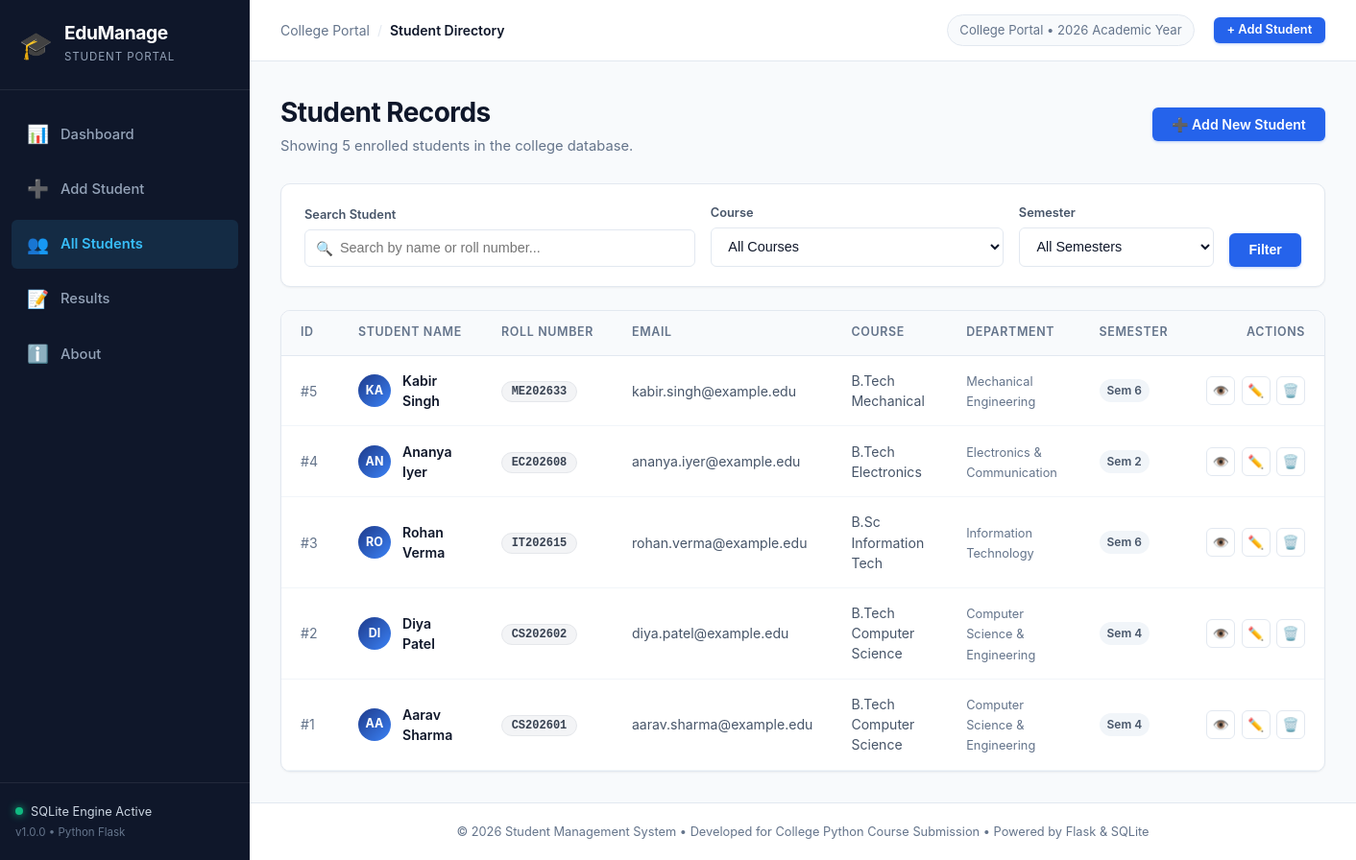
/students, run on the app's committed database.
### tables this page shows
CREATE TABLE students (
        id INTEGER PRIMARY KEY AUTOINCREMENT,
        name TEXT NOT NULL,
        roll_number TEXT NOT NULL UNIQUE,
        email TEXT NOT NULL,
        phone TEXT NOT NULL,
        gender TEXT NOT NULL,
        dob TEXT NOT NULL,
        course TEXT NOT NULL,
        department TEXT NOT NULL,
        semester INTEGER NOT NULL,
        address TEXT NOT NULL,
        created_at TIMESTAMP DEFAULT CURRENT_TIMESTAMP
    );

### app.py (the view, shortened to what this page needs)
@app.route('/students')
def students():
    search_query = request.args.get('search', '').strip()
    selected_course = request.args.get('course', '').strip()
    selected_semester = request.args.get('semester', '').strip()
    conn = get_db_connection()
    cursor = conn.cursor()
    cursor.execute("SELECT DISTINCT course FROM students ORDER BY course ASC")
    all_courses = [row['course'] for row in cursor.fetchall()]
    cursor.execute("SELECT DISTINCT semester FROM students ORDER BY semester ASC")
    all_semesters = [row['semester'] for row in cursor.fetchall()]
    query = '''
        SELECT id, name, roll_number, email, course, department, semester
        FROM students
        WHERE 1=1
    '''
    params = []
    if search_query:
        query += " AND (name LIKE ? OR roll_number LIKE ?)"
        wildcard = f"%{search_query}%"
        params.extend([wildcard, wildcard])
    if selected_course:
        query += " AND course = ?"
        params.append(selected_course)
    query += " ORDER BY id DESC"
    cursor.execute(query, tuple(params))
    students_list = cursor.fetchall()
    conn.close()
    return render_template(
        'students.html',
        students=students_list,
        all_courses=all_courses,
        all_semesters=all_semesters,
        search_query=search_query,
        selected_course=selected_course,
        selected_semester=selected_semester,
        total_found=len(students_list)
    )

### app.py (called while the page is built)
def get_db_connection():
    conn = sqlite3.connect(DATABASE)
    conn.row_factory = sqlite3.Row
    conn.execute("PRAGMA foreign_keys = ON")
    return conn

### templates/students.html (shortened to what this page needs)
{% extends 'base.html' %}
{% block header_title %}Student Directory{% endblock %}
{% block content %}
<div class="students-container">
    <div class="page-header">
        <div class="page-header-info">
            <h1 class="page-title">Student Records</h1>
            <p class="page-subtitle">Showing {{ total_found }} enrolled {% if total_found == 1 %}student{% else %}students{% endif %} in the college database.</p>
        </div>
        <div class="page-header-actions">
            <a href="{{ url_for('add_student') }}" class="btn btn-primary">
                <span>➕ Add New Student</span>
            </a>
        </div>
    </div>
    <div class="card filter-card">
        <form method="GET" action="{{ url_for('students') }}" class="filter-form">
            <div class="filter-field search-field">
                <label for="searchInput" class="filter-label">Search Student</label>
                <div class="input-with-icon">
                    <span class="input-icon">🔍</span>
                    <input type="text" id="searchInput" name="search" class="form-control" placeholder="Search by name or roll number..." value="{{ search_query }}">
                </div>
            </div>
            <div class="filter-field">
                <label for="courseFilter" class="filter-label">Course</label>
                <select id="courseFilter" name="course" class="form-control">
                    <option value="">All Courses</option>
                </select>
            </div>
            <div class="filter-field">
                <label for="semesterFilter" class="filter-label">Semester</label>
                <select id="semesterFilter" name="semester" class="form-control">
                    <option value="">All Semesters</option>
                </select>
            </div>
            <div class="filter-actions">
                <button type="submit" class="btn btn-primary">Filter</button>
            </div>
        </form>
    </div>
    <div class="card table-card">
        <div class="table-responsive">
            {% if students %}
                <table class="table table-striped table-hover">
                    <thead>
                        <tr>
                            <th style="width: 60px;">ID</th>
                            <th>Student Name</th>
                            <th>Roll Number</th>
                            <th>Email</th>
                            <th>Course</th>
                            <th>Department</th>
                            <th>Semester</th>
                            <th style="text-align: right; width: 140px;">Actions</th>
                        </tr>
                    </thead>
                    <tbody>
                        {% for student in students %}
                            <tr>
                                <td><span class="text-muted">#{{ student.id }}</span></td>
                                <td>
                                    <div class="student-profile-preview">
                                        <div class="avatar-circle">{{ student.name[:2]|upper }}</div>
                                        <div>
                                            <a href="{{ url_for('student_details', id=student.id) }}" class="student-table-name">
                                                {{ student.name }}
                                            </a>
                                        </div>
                                    </div>
                                </td>
                                <td>
                                    <span class="badge badge-subtle font-mono">{{ student.roll_number }}</span>
                                </td>
                                <td>
                                    <span class="text-secondary">{{ student.email }}</span>
                                </td>
                                <td>{{ student.course }}</td>
                                <td><span class="dept-text">{{ student.department }}</span></td>
                                <td>
                                    <span class="sem-badge">Sem {{ student.semester }}</span>
                                </td>
                                <td>
                                    <div class="action-buttons-group">
                                        <a href="{{ url_for('student_details', id=student.id) }}" class="btn-action view" title="View Profile & Marks">
                                            <span>👁️</span>
                                        </a>
                                        <a href="{{ url_for('edit_student', id=student.id) }}" class="btn-action edit" title="Edit Student">
                                            <span>✏️</span>
                                        </a>
                                        <button type="button" class="btn-action delete delete-student-btn" data-id="{{ student.id }}" data-name="{{ student.name }}" data-roll="{{ student.roll_number }}" title="Delete Student">
                                            <span>🗑️</span>
                                        </button>
                                    </div>
                                </td>
                            </tr>
                        {% endfor %}
                    </tbody>
                </table>
            {% endif %}
        </div>
    </div>
</div>
{% endblock %}

### data on the page
students: id "5", name "KA", name "Kabir Singh", roll_number "ME202633", email "kabir.singh@example.edu", course "B.Tech Mechanical", department "Mechanical Engineering", semester "6"
students: id "4", name "AN", name "Ananya Iyer", roll_number "EC202608", email "ananya.iyer@example.edu", course "B.Tech Electronics", department "Electronics & Communication", semester "2"
students: id "3", name "RO", name "Rohan Verma", roll_number "IT202615", email "rohan.verma@example.edu", course "B.Sc Information Tech", department "Information Technology", semester "6"
students: id "2", name "DI", name "Diya Patel", roll_number "CS202602", email "diya.patel@example.edu", course "B.Tech Computer Science", department "Computer Science & Engineering", semester "4"
students: id "1", name "AA", name "Aarav Sharma", roll_number "CS202601", email "aarav.sharma@example.edu", course "B.Tech Computer Science", department "Computer Science & Engineering", semester "4"

### other printed values
{{ total_found }} "5"
